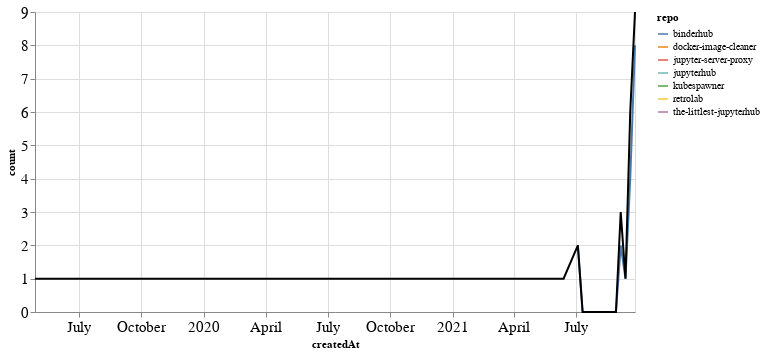

Here is the notebook cell this chart was saved with:
### Markdown cell above
### PRs

### Code cell
prs_time = prs.groupby('repo').resample('W', on='createdAt').count()['author'].reset_index()
prs_time = prs_time.rename(columns={'author': 'count'})
prs_time_total = prs_time.groupby('createdAt').agg({"count": "sum"}).reset_index()

ch1 = alt.Chart(prs_time, width=600).mark_line().encode(
    x='createdAt',
    y='count',
    color='repo',
    tooltip="repo"
)

ch2 = alt.Chart(prs_time_total, width=600).mark_line(color="black").encode(
    x='createdAt',
    y='count',
)

ch1 + ch2

### Figure 1 — Vega-Lite specification as saved in the notebook (floating-point values rounded to 4 significant figures)
{"config": {"axisLeft": {"labelFontSize": 15}, "axisBottom": {"labelFontSize": 15}}, "layer": [{"data": {"name": "data-c2c8a1d3dfd7d61105e6ef5a7aa0f22c"}, "mark": "line", "encoding": {"color": {"type": "nominal", "field": "repo"}, "tooltip": {"type": "nominal", "field": "repo"}, "x": {"type": "temporal", "field": "createdAt"}, "y": {"type": "quantitative", "field": "count"}}, "width": 600}, {"data": {"name": "data-72017014143da2f7669f56cd623c73cd"}, "mark": {"type": "line", "color": "black"}, "encoding": {"x": {"type": "temporal", "field": "createdAt"}, "y": {"type": "quantitative", "field": "count"}}, "width": 600}], "$schema": "https://vega.github.io/schema/vega-lite/v4.8.1.json", "datasets": {"data-c2c8a1d3dfd7d61105e6ef5a7aa0f22c": [{"repo": "binderhub", "createdAt": "2021-07-04T00:00:00", "count": 2}, {"repo": "binderhub", "createdAt": "2021-07-11T00:00:00", "count": 0}, {"repo": "binderhub", "createdAt": "2021-07-18T00:00:00", "count": 0}, {"repo": "binderhub", "createdAt": "2021-07-25T00:00:00", "count": 0}, {"repo": "binderhub", "createdAt": "2021-08-01T00:00:00", "count": 0}, {"repo": "binderhub", "createdAt": "2021-08-08T00:00:00", "count": 0}, {"repo": "binderhub", "createdAt": "2021-08-15T00:00:00", "count": 0}, {"repo": "binderhub", "createdAt": "2021-08-22T00:00:00", "count": 0}, {"repo": "binderhub", "createdAt": "2021-08-29T00:00:00", "count": 0}, {"repo": "binderhub", "createdAt": "2021-09-05T00:00:00", "count": 2}, {"repo": "binderhub", "createdAt": "2021-09-12T00:00:00", "count": 1}, {"repo": "binderhub", "createdAt": "2021-09-19T00:00:00", "count": 4}, {"repo": "binderhub", "createdAt": "2021-09-26T00:00:00", "count": 8}, {"repo": "docker-image-cleaner", "createdAt": "2021-09-26T00:00:00", "count": 1}, {"repo": "jupyter-server-proxy", "createdAt": "2019-04-28T00:00:00", "count": 1}, {"repo": "jupyterhub", "createdAt": "2021-09-19T00:00:00", "count": 1}, {"repo": "kubespawner", "createdAt": "2021-09-19T00:00:00", "count": 1}, {"repo": "retrolab", "createdAt": "2021-06-13T00:00:00", "count": 1}, {"repo": "the-littlest-jupyterhub", "createdAt": "2021-09-05T00:00:00", "count": 1}], "data-72017014143da2f7669f56cd623c73cd": [{"createdAt": "2019-04-28T00:00:00", "count": 1}, {"createdAt": "2021-06-13T00:00:00", "count": 1}, {"createdAt": "2021-07-04T00:00:00", "count": 2}, {"createdAt": "2021-07-11T00:00:00", "count": 0}, {"createdAt": "2021-07-18T00:00:00", "count": 0}, {"createdAt": "2021-07-25T00:00:00", "count": 0}, {"createdAt": "2021-08-01T00:00:00", "count": 0}, {"createdAt": "2021-08-08T00:00:00", "count": 0}, {"createdAt": "2021-08-15T00:00:00", "count": 0}, {"createdAt": "2021-08-22T00:00:00", "count": 0}, {"createdAt": "2021-08-29T00:00:00", "count": 0}, {"createdAt": "2021-09-05T00:00:00", "count": 3}, {"createdAt": "2021-09-12T00:00:00", "count": 1}, {"createdAt": "2021-09-19T00:00:00", "count": 6}, {"createdAt": "2021-09-26T00:00:00", "count": 9}]}}
